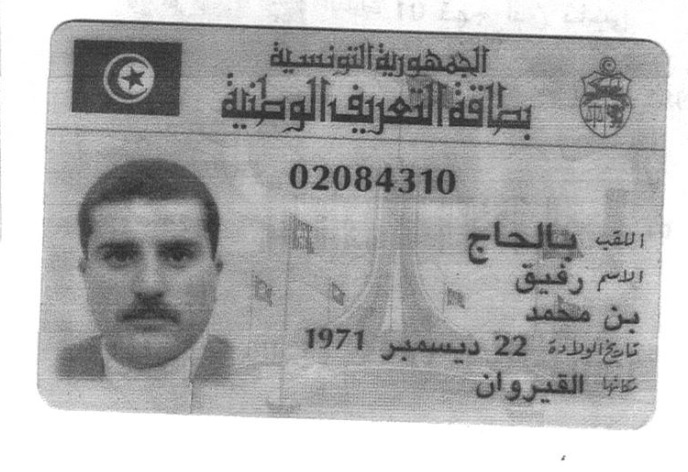
#> input picture ocr_cin/img/cin5.jpg, 688 x 472 px
$ python crop.py
#> lines starting #> are read from the running program, lines starting #| are printed output that depends on the picture; after the words box and inside, x2 and y2 are one past the last pixel; in counts of white or black regions, pixels touching at a corner belong together
import cv2
import numpy as np

# Load the image
img = cv2.imread('img/cin5.jpg')
#> img is the input picture: shape (472, 688, 3); min 32, max 255, mean 175.3

# Convert the image to grayscale
gray = cv2.cvtColor(img, cv2.COLOR_BGR2GRAY)

# Threshold the grayscale image to create a binary image
ret, thresh = cv2.threshold(gray, 250, 255, cv2.THRESH_BINARY_INV)
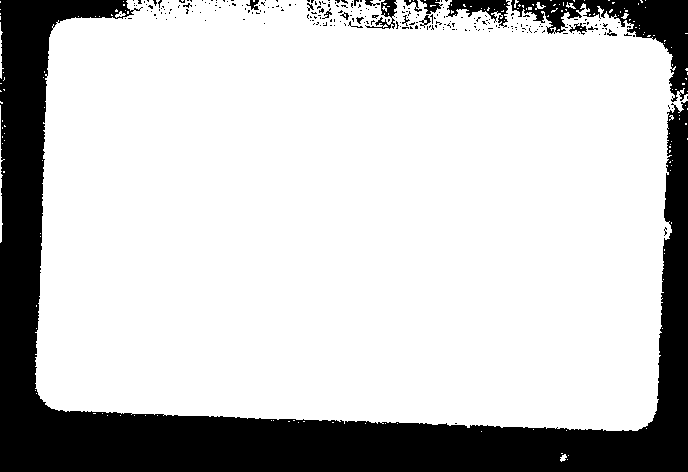
#> thresh: shape (472, 688); 78.6% white; 255 black regions (237 under 20 px)

# Find the contours in the binary image
contours, hierarchy = cv2.findContours(thresh, cv2.RETR_TREE, cv2.CHAIN_APPROX_SIMPLE)
#> contours = 462 contours, 436 with area under 20; largest, box (x1, y1, x2, y2) and area: (35, 0, 688, 431) 254088, (365, 16, 392, 30) 138, (568, 22, 588, 36) 124, (0, 105, 5, 243) 72, (423, 14, 432, 26) 53

# Find the contour with the largest area (which should correspond to the identity card)
max_area = 0
max_contour = None
for contour in contours:
    area = cv2.contourArea(contour)
    if area > max_area:
        max_area = area
        max_contour = contour
#> this loop made 462 passes
#> (area, max_area) on passes 3, 64, 166: (23, 23), (71.5, 71.5), (254088.5, 254088.5)
#> after the loop, max_area = 254088.5; max_contour = contour of 1629 points, box (x1, y1, x2, y2) (35, 0, 688, 431), area 254088

# Find the minimum area rectangle of the largest contour
rect = cv2.minAreaRect(max_contour)
#> rect = ((361.3, 209), (429.1, 642.7), -87.82)

# Determine the angle needed to make the rectangle upright
angle = rect[2]
#> angle = -87.82
if angle < -45:
    angle += 90
#> angle = 2.18

# Rotate the image to make the rectangle upright
(h, w) = img.shape[:2]
#> h = 472; w = 688
center = (w // 2, h // 2)
#> center = (344, 236)
M = cv2.getRotationMatrix2D(center, angle, 1.0)
#> M = [[0.999, 0.0381, -8.73], [-0.0381, 0.999, 13.27]]
rotated_img = cv2.warpAffine(img, M, (w, h), flags=cv2.INTER_CUBIC, borderMode=cv2.BORDER_REPLICATE)
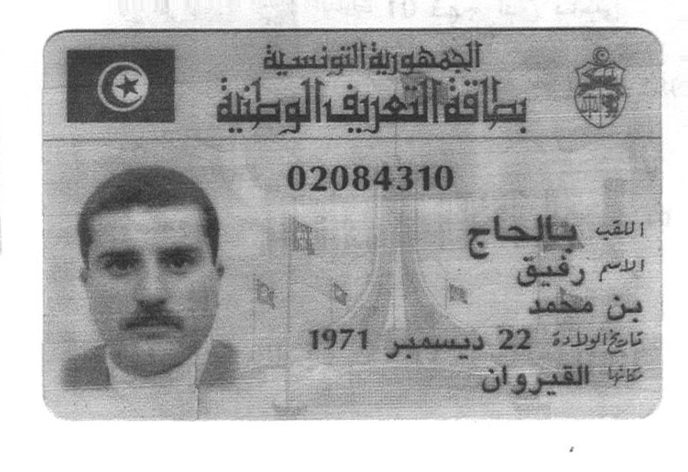
#> rotated_img: shape (472, 688, 3); min 33, max 255, mean 175.3

# Find the bounding rectangle for the largest contour on the rotated image
contours, hierarchy = cv2.findContours(thresh, cv2.RETR_TREE, cv2.CHAIN_APPROX_SIMPLE)
max_area = 0
max_contour = None
for contour in contours:
    area = cv2.contourArea(contour)
    if area > max_area:
        max_area = area
        max_contour = contour
#> after the loop, max_area = 254088.5
x, y, w, h = cv2.boundingRect(max_contour)
#> x = 35; y = 0; w = 653; h = 431

# Crop the rotated image using the bounding rectangle
cropped_img = rotated_img[y:y+h, x:x+w]
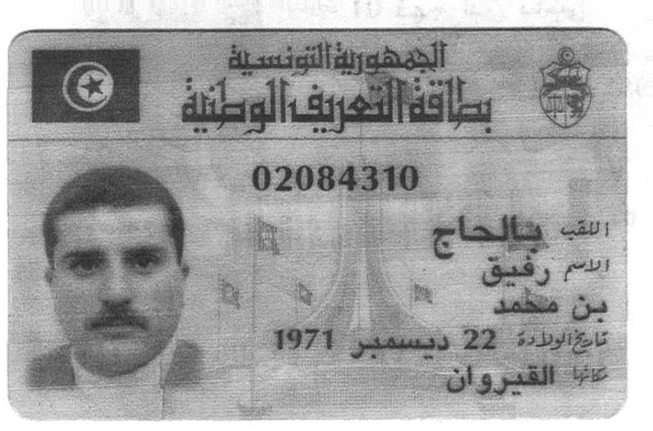
#> cropped_img: shape (431, 653, 3); min 33, max 255, mean 163.1

# Save the cropped image
cv2.imwrite('temp/cropped_identity_card.jpg', cropped_img)

resized_image = cv2.resize(cropped_img, (650,430))
cv2.imwrite('temp/resized_identity_card.jpg', resized_image)
